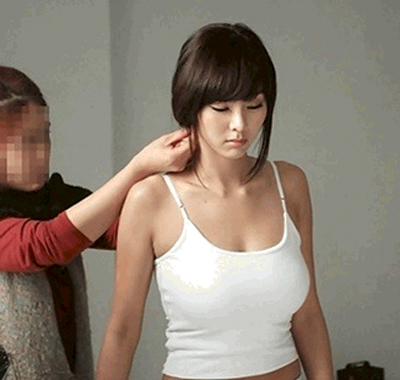
//> input picture dsp_proj/backup/Gna.jpg, 400 x 380 px
$ ./cv43   (built with g++ and OpenCV 4)
//> lines starting //> are read from the running program, lines starting //| are printed output that depends on the picture


//#include "opencv.hpp"
#include <opencv2/opencv.hpp>

using namespace cv;
using namespace std;

int main(void)
{
    Mat srcImage = imread("Gna.jpg");
//> srcImage is the input picture: 380 rows x 400 cols, CV_8UC3; mean B, G, R 115.3, 127.9, 140.6
    if(srcImage.empty())
        return -1;

    imshow("srcImage", srcImage);

    Mat grayImage;
    cvtColor(srcImage, grayImage, COLOR_BGR2GRAY);
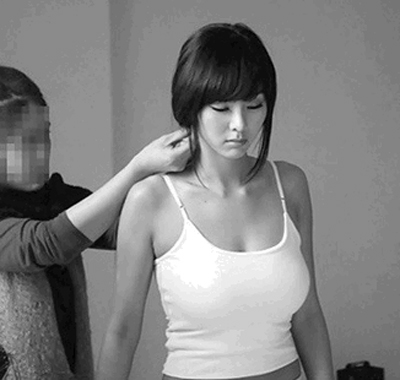
//> grayImage: 380 rows x 400 cols, CV_8UC1; min 0, max 255, mean 130.3
    imshow("grayImage", grayImage);

    Mat hsvImage;
    cvtColor(srcImage, hsvImage, COLOR_BGR2HSV);
//> hsvImage: 380 rows x 400 cols, CV_8UC3; mean H, S, V 25.6, 59.7, 141.3
    imshow("hsvImage", hsvImage);
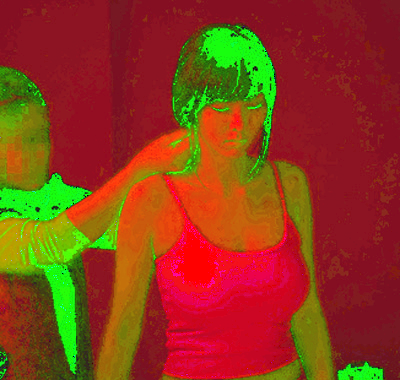
//> window 'hsvImage': 380 rows x 400 cols, CV_8UC3; mean B, G, R 25.6, 59.7, 141.3

    Mat yCrCbImage;
    cvtColor(srcImage, yCrCbImage, COLOR_BGR2YCrCb);
//> yCrCbImage: 380 rows x 400 cols, CV_8UC3; mean of channels 0, 1, 2 130.3, 135.3, 119.6
    imshow("yCrCvCbImage", yCrCbImage);
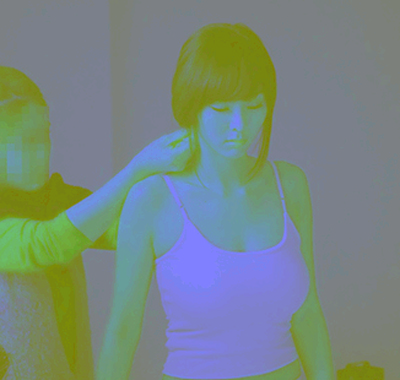
//> window 'yCrCvCbImage': 380 rows x 400 cols, CV_8UC3; mean B, G, R 130.3, 135.3, 119.6

    Mat luvImage;
    cvtColor(srcImage, luvImage, COLOR_BGR2Luv);
//> luvImage: 380 rows x 400 cols, CV_8UC3; mean of channels 0, 1, 2 136.5, 102.8, 146.4
    imshow("luvImage", luvImage);
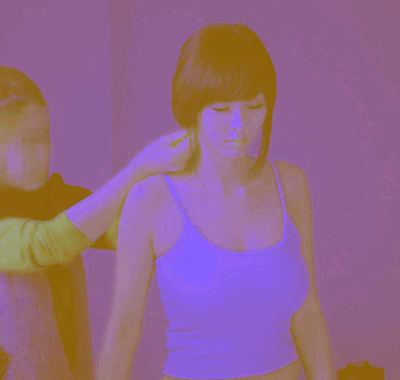
//> window 'luvImage': 380 rows x 400 cols, CV_8UC3; mean B, G, R 136.5, 102.8, 146.4
    waitKey();

    waitKey();

    return 0;
}

$ run again, with dsp_proj/backup/back2.jpg copied over dsp_proj/backup/Gna.jpg
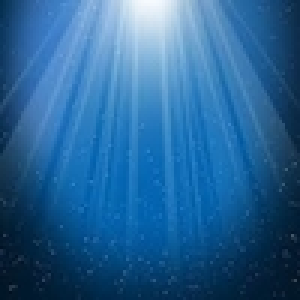
//> input picture dsp_proj/backup/back2.jpg, 100 x 100 px (shown 3 times larger)
//> srcImage is the input picture: 100 rows x 100 cols, CV_8UC3; mean B, G, R 149.7, 99, 39
//> hsvImage: 100 rows x 100 cols, CV_8UC3; mean H, S, V 103.8, 199.2, 149.7
//> yCrCbImage: 100 rows x 100 cols, CV_8UC3; mean of channels 0, 1, 2 86.9, 93.9, 163.4
//> `imshow("yCrCvCbImage", yCrCbImage);`:
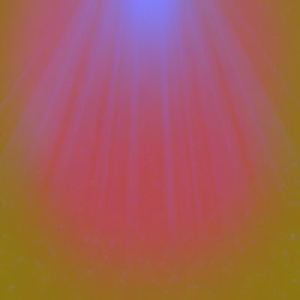
//> window 'yCrCvCbImage': 100 rows x 100 cols, CV_8UC3 (shown 3 times larger); mean B, G, R 86.9, 93.9, 163.4
//> luvImage: 100 rows x 100 cols, CV_8UC3; mean of channels 0, 1, 2 101.6, 82.2, 91.7
//> `imshow("luvImage", luvImage);`:
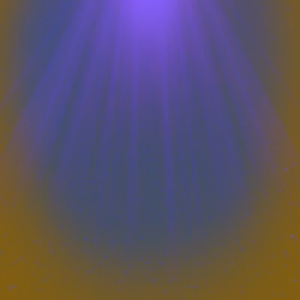
//> window 'luvImage': 100 rows x 100 cols, CV_8UC3 (shown 3 times larger); mean B, G, R 101.6, 82.2, 91.7

$ run again, with dsp_proj/backup/baqui(1).jpg copied over dsp_proj/backup/Gna.jpg
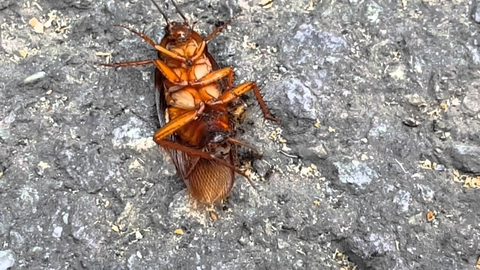
//> input picture dsp_proj/backup/baqui(1).jpg, 480 x 270 px
//> srcImage is the input picture: 270 rows x 480 cols, CV_8UC3; mean B, G, R 141.3, 145.5, 151.6
//> hsvImage: 270 rows x 480 cols, CV_8UC3; mean H, S, V 52.3, 24.6, 153.4
//> yCrCbImage: 270 rows x 480 cols, CV_8UC3; mean of channels 0, 1, 2 146.8, 131.4, 124.8
//> `imshow("yCrCvCbImage", yCrCbImage);`:
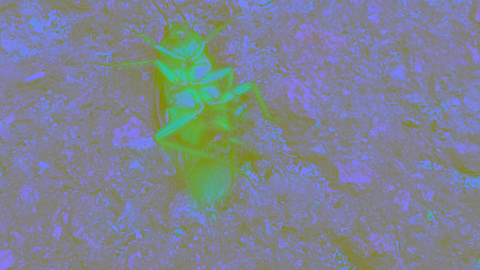
//> window 'yCrCvCbImage': 270 rows x 480 cols, CV_8UC3; mean B, G, R 146.8, 131.4, 124.8
//> luvImage: 270 rows x 480 cols, CV_8UC3; mean of channels 0, 1, 2 153.7, 99.6, 139.4
//> `imshow("luvImage", luvImage);`:
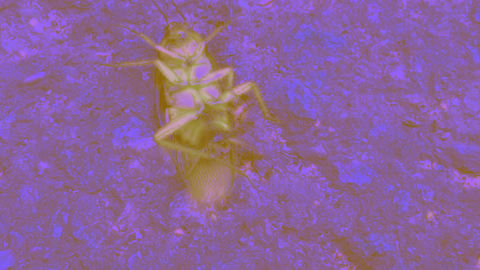
//> window 'luvImage': 270 rows x 480 cols, CV_8UC3; mean B, G, R 153.7, 99.6, 139.4

$ run again, with dsp_proj/backup/baquicake.jpg copied over dsp_proj/backup/Gna.jpg
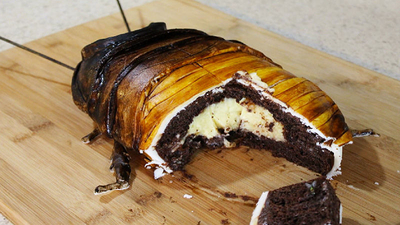
//> input picture dsp_proj/backup/baquicake.jpg, 400 x 225 px
//> srcImage is the input picture: 225 rows x 400 cols, CV_8UC3; mean B, G, R 96.2, 129, 155.5
//> hsvImage: 225 rows x 400 cols, CV_8UC3; mean H, S, V 22, 108.1, 155.7
//> yCrCbImage: 225 rows x 400 cols, CV_8UC3; mean of channels 0, 1, 2 133.2, 143.9, 107.1
//> `imshow("yCrCvCbImage", yCrCbImage);`:
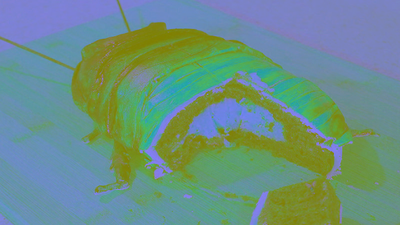
//> window 'yCrCvCbImage': 225 rows x 400 cols, CV_8UC3; mean B, G, R 133.2, 143.9, 107.1
//> luvImage: 225 rows x 400 cols, CV_8UC3; mean of channels 0, 1, 2 139.4, 110.5, 158.9
//> `imshow("luvImage", luvImage);`:
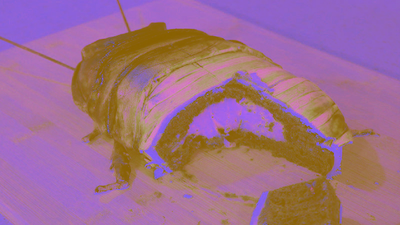
//> window 'luvImage': 225 rows x 400 cols, CV_8UC3; mean B, G, R 139.4, 110.5, 158.9
